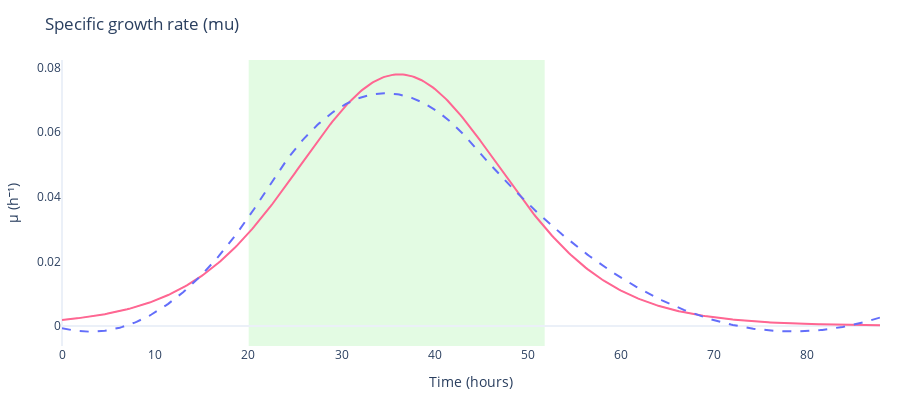
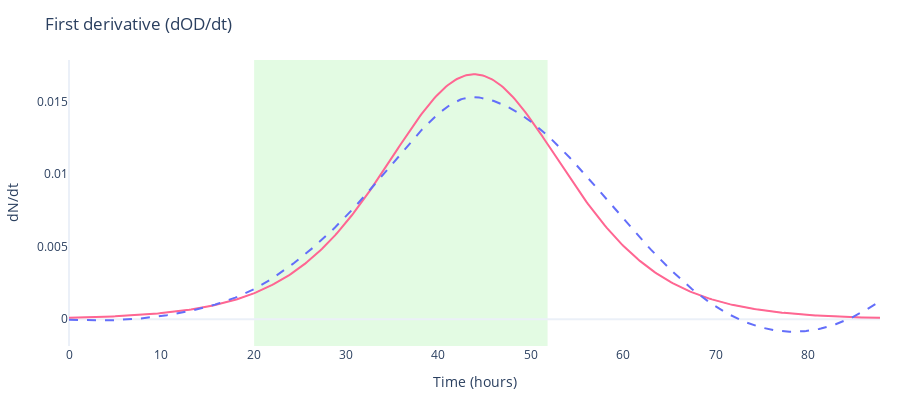

These figures' notebook cell, in order:
### Markdown cell above
## Derivative Visualizations

Visualize growth curves and their derivatives:
- **Specific growth rate (μ)**: d(ln N)/dt - the per capita growth rate
- **First derivative (dOD/dt)**: The rate of change of OD

### Code cell
# Use spline fit for derivative plots
stats_for_derivative = phenom_stats.get("spline")
if stats_for_derivative is None:
    raise RuntimeError(
        f"No spline stats available; available models: {list(phenom_stats.keys())}"
    )

phase_bounds = (
    stats_for_derivative["exp_phase_start"],
    stats_for_derivative["exp_phase_end"],
)

# Plot specific growth rate (mu)
fig_mu = gc.plot.plot_derivative_metric(
    time,
    data,
    metric="mu",
    fit_result=fit_spline,
    phase_boundaries=phase_bounds,
    title="Specific growth rate (mu)",
)

# Plot first derivative (dOD/dt)
fig_doddt = gc.plot.plot_derivative_metric(
    time,
    data,
    metric="dndt",
    fit_result=fit_spline,
    phase_boundaries=phase_bounds,
    title="First derivative (dOD/dt)",
)

fig_mu.show()
fig_doddt.show()

### Figure 1 — Plotly figure (JSON) as saved in the notebook; plotly's stock layout.template omitted (floating-point values rounded to 4 significant figures; data arrays with more than 128 entries replaced by an {"elided": "..."} marker saying what was removed)
{"data": [{"hovertemplate": "Time=%{x:.2f}<br>μ (raw)=%{y:.4f}<extra></extra>", "line": {"color": "lightgrey", "width": 1}, "mode": "lines", "name": "Raw", "showlegend": false, "type": "scatter", "x": {"elided": "440 float values"}, "y": {"elided": "440 float values"}}, {"hovertemplate": ["Time=%{x:.2f}<br>μ (smoothed)=%{y:.4f}<extra></extra>"], "line": {"color": "#FF6692", "width": 2}, "mode": "lines", "name": "Smoothed", "showlegend": false, "type": "scatter", "x": {"elided": "440 float values"}, "y": {"elided": "440 float values"}}, {"hovertemplate": "Time=%{x:.2f}<br>μ (fitted)=%{y:.4f}<extra></extra>", "line": {"color": "#636EFA", "dash": "dash", "width": 2}, "mode": "lines", "name": "Fitted", "showlegend": false, "type": "scatter", "x": {"elided": "440 float values"}, "y": {"elided": "440 float values"}}], "layout": {"height": 400, "margin": {"b": 40, "l": 40, "r": 20, "t": 60}, "paper_bgcolor": "white", "plot_bgcolor": "white", "shapes": [{"fillcolor": "lightgreen", "layer": "below", "line": {"width": 0}, "opacity": 0.25, "type": "rect", "x0": 20.04, "x1": 51.81, "xref": "x", "y0": 0, "y1": 1, "yref": "y domain"}], "showlegend": false, "title": {"text": "Specific growth rate (mu)"}, "xaxis": {"range": [0, 87.8], "showgrid": false, "title": {"text": "Time (hours)"}}, "yaxis": {"showgrid": false, "title": {"text": "μ (h⁻¹)"}}}}

### Figure 2 — Plotly figure (JSON) as saved in the notebook; plotly's stock layout.template omitted (floating-point values rounded to 4 significant figures; data arrays with more than 128 entries replaced by an {"elided": "..."} marker saying what was removed)
{"data": [{"hovertemplate": "Time=%{x:.2f}<br>dN/dt (raw)=%{y:.4f}<extra></extra>", "line": {"color": "lightgrey", "width": 1}, "mode": "lines", "name": "Raw", "showlegend": false, "type": "scatter", "x": {"elided": "440 float values"}, "y": {"elided": "440 float values"}}, {"hovertemplate": ["Time=%{x:.2f}<br>dN/dt (smoothed)=%{y:.4f}<extra></extra>"], "line": {"color": "#FF6692", "width": 2}, "mode": "lines", "name": "Smoothed", "showlegend": false, "type": "scatter", "x": {"elided": "440 float values"}, "y": {"elided": "440 float values"}}, {"hovertemplate": "Time=%{x:.2f}<br>dN/dt (fitted)=%{y:.4f}<extra></extra>", "line": {"color": "#636EFA", "dash": "dash", "width": 2}, "mode": "lines", "name": "Fitted", "showlegend": false, "type": "scatter", "x": {"elided": "440 float values"}, "y": {"elided": "440 float values"}}], "layout": {"height": 400, "margin": {"b": 40, "l": 40, "r": 20, "t": 60}, "paper_bgcolor": "white", "plot_bgcolor": "white", "shapes": [{"fillcolor": "lightgreen", "layer": "below", "line": {"width": 0}, "opacity": 0.25, "type": "rect", "x0": 20.04, "x1": 51.81, "xref": "x", "y0": 0, "y1": 1, "yref": "y domain"}], "showlegend": false, "title": {"text": "First derivative (dOD/dt)"}, "xaxis": {"range": [0, 87.8], "showgrid": false, "title": {"text": "Time (hours)"}}, "yaxis": {"showgrid": false, "title": {"text": "dN/dt"}}}}
